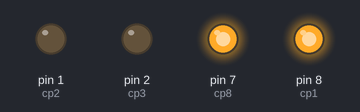
This sketch was run on a simulated Arduino Uno, built with avr-gcc and run on an emulated ATmega328P. On the bench: output pins drawn as LEDs (lit = HIGH).

Above: at 0.05 s.
Timing chart, 0 to 3.0 s (numbered marks = the images above):
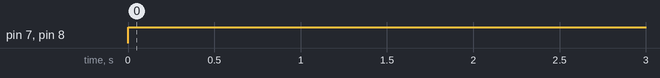

The sketch:

test_4_sign.ino
```cpp
 //Prototype1.0 Sign text Club Rush
int cp1 = 8;
int cp2 = 1;
int cp3 = 2;
int cp8 = 7;
int rp1 = 8;


void setup() {
  pinMode(cp1, OUTPUT);
  pinMode(cp2, OUTPUT);
  pinMode(cp3, OUTPUT);
  pinMode(cp8, OUTPUT);
  pinMode(rp1, OUTPUT);


}

void loop() {

  digitalWrite(rp1, HIGH);
  digitalWrite(cp8, HIGH);
  delay(1000);
  digitalWrite(cp8, LOW);
   digitalWrite(rp1, HIGH);


  }
```

Measured:
- by itself, pin 7 (cp8), pin 8 (cp1): LOW → HIGH at 0.00 s
